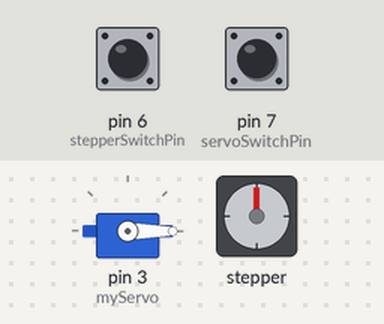
Simulated run of this sketch. Board: Arduino Uno, built with avr-gcc and run on an emulated ATmega328P. On the bench: servo, stepper motor. The inputs (shaded band) are chosen by the test bench; at power-on: pin 6 (stepperSwitchPin) LOW, pin 7 (servoSwitchPin) LOW. Stepper angles assume 200 steps per turn.

Above: at 0.1 s.
Timing chart, 0 to 2.4 s (numbered marks = the images above):
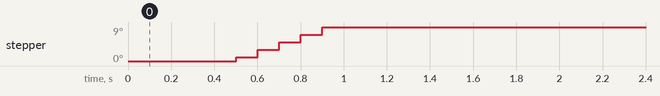

The sketch:

LawnyArduinoCode_v1.ino
```cpp
#include <Servo.h>
#include <Wire.h>
#include <Adafruit_MotorShield.h>

// stepper has 200 steps in 1 rotation (360 deg)

int incomingData;

Servo myServo;  // create servo object to control a servo

Adafruit_MotorShield AFMS = Adafruit_MotorShield();
Adafruit_StepperMotor *myMotor = AFMS.getStepper(200, 1);

int myServoHome;
int myServoPos = 0;    // variable to store the servo position

const int servoSwitchPin = 7;     // the number of the pushbutton pin
const int stepperSwitchPin = 6;

// variables will change:
int servoButtonState = 0;         // variable for reading the pushbutton status
int stepperButtonState = 0;

void setup() {
  // initialize the pushbutton pin as an input:
  Serial.begin(9600);
  pinMode(servoSwitchPin, INPUT);
  pinMode(stepperSwitchPin, INPUT);
  myServo.attach(3);  // attaches the servo on pin 3 to the servo object
  AFMS.begin();  // create with the default frequency 1.6KHz
  homeServo();
  homeStepper();
}

void loop() {
 while (Serial.available()) {
    incomingData = Serial.read();
    if (incomingData == '1') {
      int myServoNewPos = myServoHome - 3;
      myServo.write(myServoNewPos);
    }
  }
}

void homeServo() {
  servoButtonState = digitalRead(servoSwitchPin);
  while (digitalRead(servoSwitchPin)== HIGH) //unpressed
  {
      myServoPos++;
      myServo.write(myServoPos);
      delay(20);
  }
  myServoHome = myServoPos - 12;
  myServo.write(myServoHome);
  delay(500);
}

void homeStepper() {
  myMotor->setSpeed(3);  // 5 rpm
  stepperButtonState = digitalRead(stepperSwitchPin);

  while (digitalRead(stepperSwitchPin)== HIGH) //unpressed
  {
      myMotor->step(1, BACKWARD, DOUBLE);
      delay(10);
  }
  myMotor->step(5, FORWARD, DOUBLE);
  delay(1000);
  myMotor->release();  // release motor
}
```
